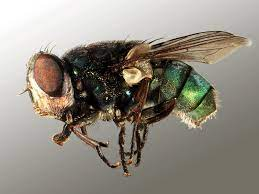
#> input picture image.png, 259 x 194 px
$ python texture.py
#> lines starting #> are read from the running program, lines starting #| are printed output that depends on the picture
import cv2
import matplotlib.pyplot as plt
import numpy as np
from skimage.feature import graycomatrix, graycoprops

# load image
img = cv2.imread('image.png', cv2.IMREAD_GRAYSCALE)
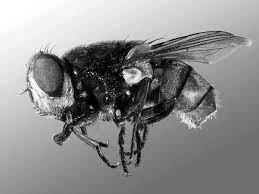
#> img: shape (194, 259); min 0, max 255, mean 140.8

# computer gray level co occurence
distances=[1]
angles=[0, np.pi/4,np.pi/2, 3*np.pi/4]
gray_level_co_occurence = graycomatrix(img, distances,angles)

# extract texture props of the GLCM
contrast = graycoprops(gray_level_co_occurence, 'contrast')
#> contrast = [[427.1, 677.5, 499.9, 602.7]]
dissimilarity = graycoprops(gray_level_co_occurence, 'dissimilarity')
#> dissimilarity = [[9.21, 12.05, 10.09, 11.15]]
homogeneity = graycoprops(gray_level_co_occurence, 'homogeneity')
#> homogeneity = [[0.507, 0.378, 0.446, 0.475]]
energy = graycoprops(gray_level_co_occurence, 'energy')
#> energy = [[0.0816, 0.0778, 0.0796, 0.0784]]
correlation = graycoprops(gray_level_co_occurence,'correlation')
#> correlation = [[0.95, 0.921, 0.942, 0.93]]
ASM = graycoprops(gray_level_co_occurence, 'ASM')
#> ASM = [[0.00666, 0.00605, 0.00634, 0.00614]]

$ run again, with S1#129 (1).jpg saved as image.png
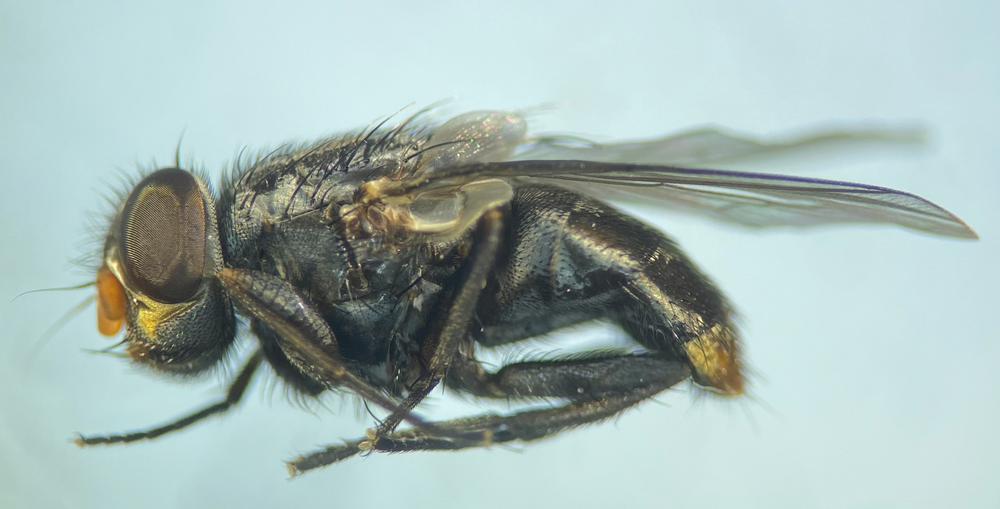
#> input picture S1#129 (1).jpg, 1000 x 509 px, shrunk from 2533 x 1289 before the run
#> `img = cv2.imread('image.png', cv2.IMREAD_GRAYSCALE)`:
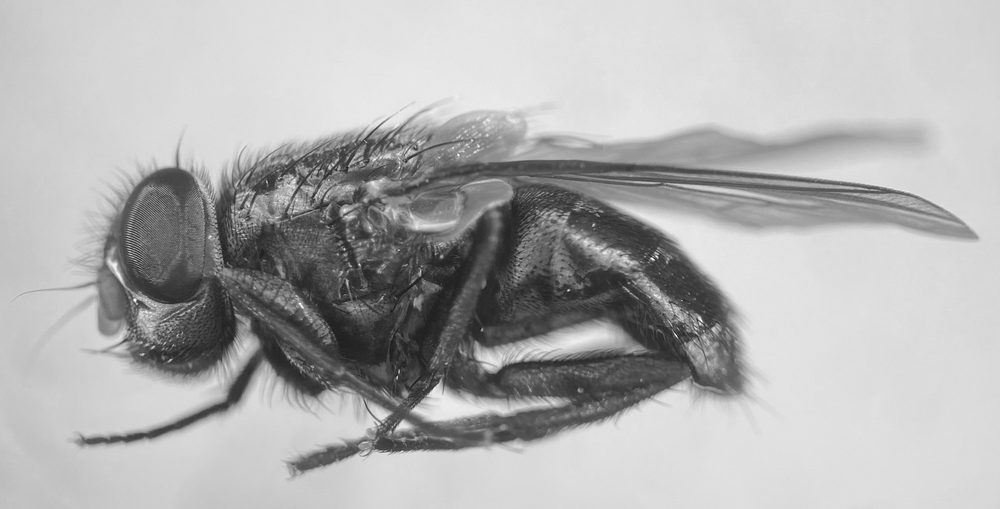
#> img: shape (509, 1000); min 26, max 253, mean 176.4
#> contrast = [[60.92, 116.9, 88.56, 111.9]]
#> dissimilarity = [[3.33, 4.83, 4.21, 4.78]]
#> homogeneity = [[0.491, 0.433, 0.456, 0.432]]
#> energy = [[0.0627, 0.0584, 0.0606, 0.0584]]
#> correlation = [[0.991, 0.983, 0.987, 0.984]]
#> ASM = [[0.00393, 0.00341, 0.00367, 0.00341]]
